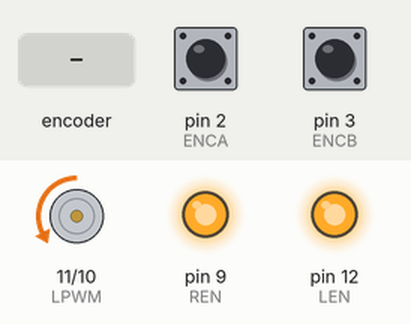
This sketch was run on a simulated Arduino Uno, built with avr-gcc and run on an emulated ATmega328P. On the bench: motor-driver pin pairs drawn as motors (green arrow = first pin HIGH = forward, orange = second pin HIGH = backward, longer = more drive), output pins drawn as LEDs (lit = HIGH). The test bench sets the inputs (shaded band); at power-on: pin 2 (ENCA) HIGH, pin 3 (ENCB) HIGH.

Above: at 1.2 s.
1.3 s: rotary encoder on pin 2 (ENCA) / pin 3 (ENCB) turned 1 step (first pin leading)
At 1.5 s:
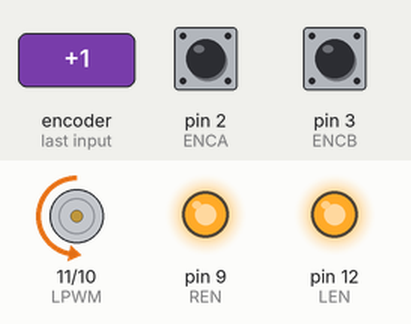
3.1 s: rotary encoder on pin 2 (ENCA) / pin 3 (ENCB) turned 2 steps (second pin leading)
At 3.33 s:
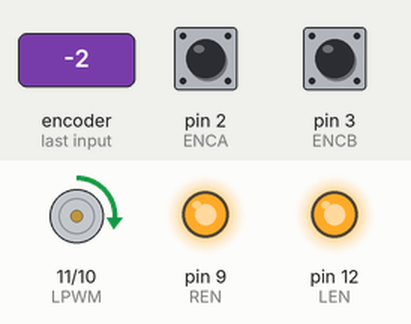
5.0 s: rotary encoder on pin 2 (ENCA) / pin 3 (ENCB) turned 2 steps (second pin leading)
7.1 s: rotary encoder on pin 2 (ENCA) / pin 3 (ENCB) turned 3 steps (first pin leading)
Timing chart, 0 to 10.1 s (numbered marks = the images above; inputs shaded):
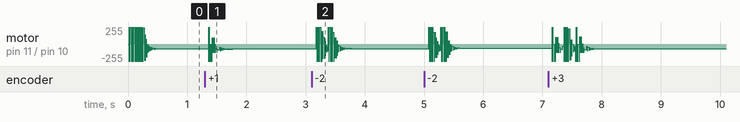

The sketch:

BTS7960_Driver_PID_Control_Code.ino
```cpp
#define ENCA 2
#define ENCB 3
#define LEN 12
#define REN 9
#define LPWM 11
#define RPWM 10

volatile long posi = 0;
float ePrev = 0;
unsigned long prevT = 0;
float eIntegral = 0;
float lastDTerm = 0;

void setup() {
  pinMode(LEN, OUTPUT);
  pinMode(REN, OUTPUT);
  pinMode(LPWM, OUTPUT);
  pinMode(RPWM, OUTPUT);
  pinMode(ENCA, INPUT_PULLUP);
  pinMode(ENCB, INPUT_PULLUP);
  digitalWrite(LEN, HIGH);
  digitalWrite(REN, HIGH);
  attachInterrupt(digitalPinToInterrupt(ENCA), countMotor, RISING);
}

void loop() {
  //PID Factors from Simulink Models
  const double Kp = 2.9735;
  const double Ki = 0.3001;
  const double Kd = 6.5378;
  const double N = 181.6;

  int target = 24;

  unsigned long currT = micros();
  float deltaT = ((currT - prevT) / 1e6);
  if(deltaT < 0.01){
    return;
  }
  prevT = currT;

  int pos = 0;
  noInterrupts();
  pos = posi;
  interrupts();

  int error = target - pos;

  eIntegral += error * deltaT;

  //Integral Windup
  if(eIntegral > 1){
    eIntegral = 1;
  }else if(eIntegral < -1){
    eIntegral = -1;
  }

  float eD = ((error - ePrev)/deltaT);
  float dTerm = lastDTerm + (N * deltaT * (eD - lastDTerm));
  lastDTerm = dTerm;

  float u = (Kp * error) + (Ki * eIntegral) + (Kd * dTerm);

  int pwr = abs(u);

  if(pwr > 255){
    pwr = 255;
  }

  int dir = 1;

  if(u < 0){
    dir = -1;
  }

  if(abs(error) < 2){
    eIntegral = 0;
    setMotor(0,0);
  }else{
    setMotor(dir,pwr);
  }

  ePrev = error;
}

void setMotor(int dir, int ppwr) {
  if (dir == 1) {
    digitalWrite(LPWM, LOW);
    analogWrite(RPWM, ppwr);
  } else if (dir == -1) {
    digitalWrite(RPWM, LOW);
    analogWrite(LPWM, ppwr);
  } else {
    digitalWrite(LPWM, HIGH);
    digitalWrite(RPWM, HIGH);
  }
}

void countMotor() {
  if (digitalRead(ENCB) > 0){
    posi++;
  }
  else{
    posi--;
  }
}
```
